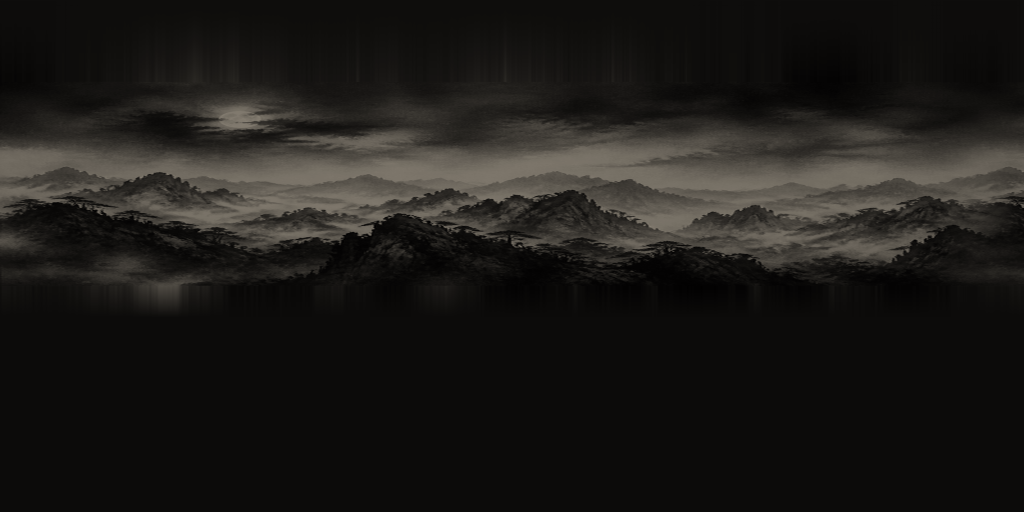
#> input picture art/sky_pano.png, 2048 x 1024 px (shown at 1/2 size)
$ python pano2sky.py ../art/sky_pano.png ../art/sky_pano.png
#> lines starting #> are read from the running program, lines starting #| are printed output that depends on the picture
"""산수화 파노라마를 하늘 돔(정방형 2:1) 그림으로 바꾼다.
- 좌우 끝을 서로 이어지게 섞고(360도 둘러볼 때 이음새 없게)
- 그림을 지평선 위 띠에 놓고, 위쪽은 그림 꼭대기 색에서 밤하늘로, 아래쪽은 짙은 땅으로 이어 칠한다.
사용: python3 tools/pano2sky.py 입력.png public/art/sky_pano.png"""
import sys
from PIL import Image

src, dst = sys.argv[1], sys.argv[2]
W, H = 2048, 1024
TOP, BOTTOM = int(H * 0.16), int(H * 0.56)  # 그림이 들어갈 세로 범위 (지평선 0.5H)

im = Image.open(src).convert('L')
band_h = BOTTOM - TOP
im = im.resize((W, band_h), Image.LANCZOS)
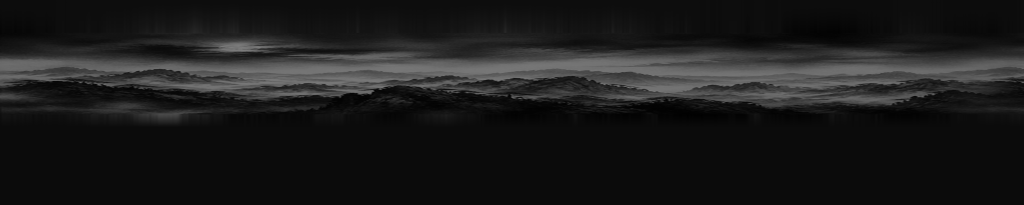
#> im: PIL image 2048x410 L (shown at 1/2 size); min 0, max 128, mean 27.6
im = im.point(lambda v: int(v * 0.62))  # 밤 톤
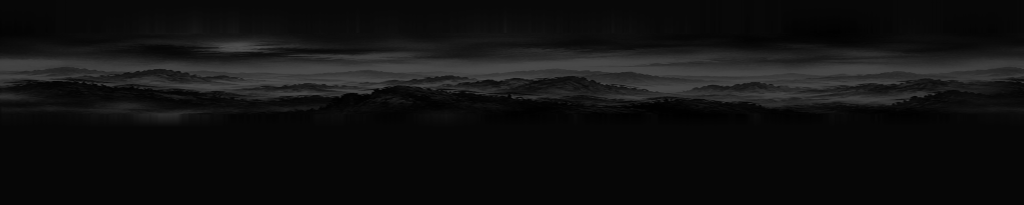
#> im: PIL image 2048x410 L (shown at 1/2 size); min 0, max 79, mean 16.5

# 좌우 이음새: 오른쪽 끝 구간을 왼쪽 끝과 섞는다
blend = int(W * 0.08)
px = im.load()
for x in range(blend):
    t = x / blend
    for y in range(band_h):
        left = px[x, y]
        right = px[W - blend + x, y]
        px[W - blend + x, y] = int(right * (1 - t) + left * t)

out = Image.new('L', (W, H))
#> out: PIL image 2048x1024 L; every value is 0
op = out.load()
top_row = [px[x, 0] for x in range(W)]
#> top_row = 2048 values, max 8 at index 113, min 6 at index 1893, mean 7.71
bot_row = [px[x, band_h - 1] for x in range(W)]
#> bot_row = 2048 values, max 6 at index 0, min 5 at index 1887, mean 6
night, ground = 14, 12
for y in range(TOP):
    k = (y / TOP) ** 1.6
    for x in range(W):
        op[x, y] = int(night * (1 - k) + top_row[x] * k)
out.paste(im, (0, TOP))
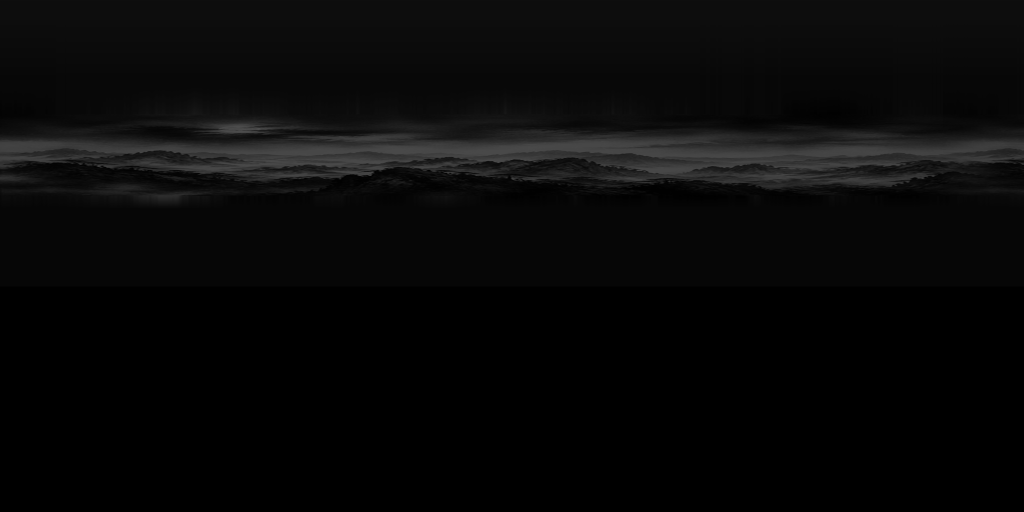
#> out: PIL image 2048x1024 L (shown at 1/2 size); min 0, max 79, mean 8.4
for y in range(BOTTOM, H):
    k = min(1, (y - BOTTOM) / (H * 0.06))
    for x in range(W):
        op[x, y] = int(bot_row[x] * (1 - k) + ground * k)

rgb = Image.merge('RGB', (out, out.point(lambda v: int(v * 0.95)), out.point(lambda v: int(v * 0.86))))
rgb.save(dst)
print(dst, rgb.size)
#| ../art/sky_pano.png (2048, 1024)
